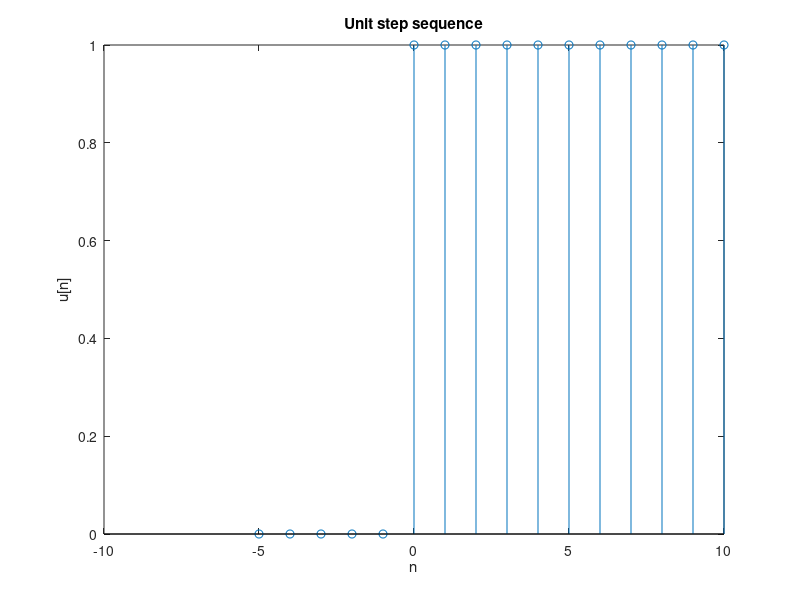

MATLAB code for this plot:
%unit step sequence u[n] = (n>0) ? 1:0;
n1 = -5; n2 = 10;
n = n1:n2;
x = (n>=0);
stem(n, x);
xlabel('n'); ylabel('u[n]');
title('Unit step sequence')
axis([n1 n2 -0.1 1.1]);

n1 = -5; n2 = 10; n = n1:n2;
x = @(n) (n>=0);
stem(n, x(n));
xlabel('n'); ylabel('u[n]');
title('Unit step sequence')
